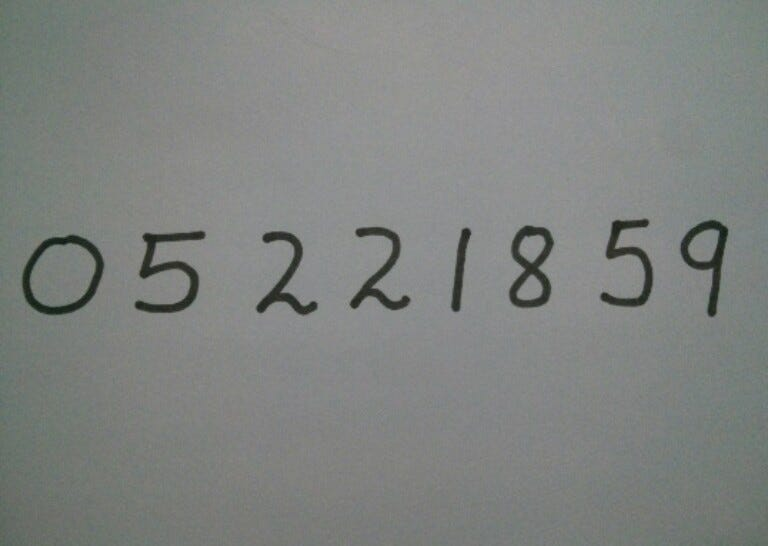
#> input picture image.jpg, 768 x 546 px, found by its file name
$ jupyter execute --allow-errors Predict_.ipynb
#> lines starting #> are read from the running program, lines starting #| are printed output that depends on the picture; after the words box and inside, x2 and y2 are one past the last pixel; in counts of white or black regions, pixels touching at a corner belong together
[cell 1]
import cv2
import tensorflow as tf
import numpy as np
from keras.datasets import mnist
from keras.layers import Dense, Flatten
from keras.layers import Conv2D
from keras.models import Sequential
from keras.utils import to_categorical
import matplotlib.pyplot as plt

#> (a cell that did not finish here is left out)

#> (a cell that did not finish here is left out)

#> (a cell that did not finish here is left out)

#> (a cell that did not finish here is left out)

#> (a cell that did not finish here is left out)

#> (a cell that did not finish here is left out)

#> (a cell that did not finish here is left out)

#> (a cell that did not finish here is left out)

#> (a cell that did not finish here is left out)

[cell 11]
import cv2
import numpy as np
import matplotlib.pyplot as plt

image = cv2.imread('D:\Project\Hand_Written_Classification\image.jpg')
#> image is the input picture: shape (546, 768, 3); mean B, G, R 128.4, 130.9, 127.7
gray = cv2.cvtColor(image.copy(), cv2.COLOR_BGR2GRAY)
ret, thresh = cv2.threshold(gray.copy(), 75, 255, cv2.THRESH_BINARY_INV)
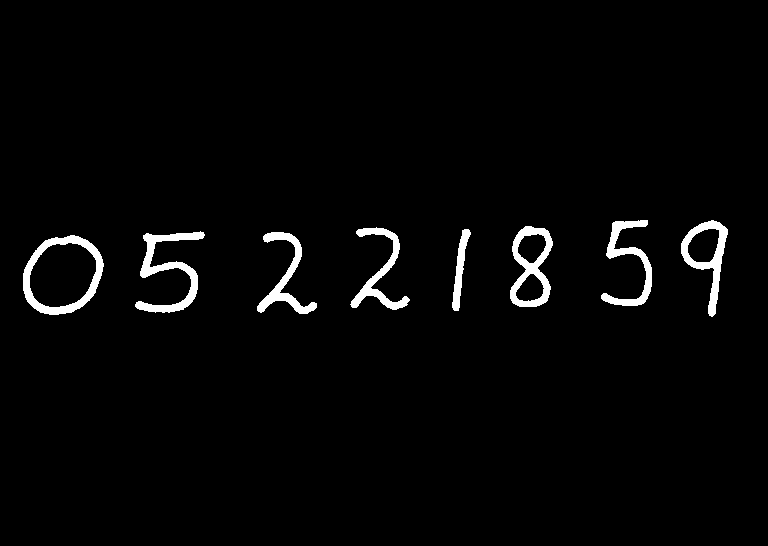
#> thresh: shape (546, 768); 2.5% white; 8 white regions
contours, _ = cv2.findContours(thresh.copy(), cv2.RETR_EXTERNAL, cv2.CHAIN_APPROX_SIMPLE)
#> contours = 8 contours; box (x1, y1, x2, y2) and area: (23, 235, 104, 315) 4868, (510, 226, 553, 307) 2425, (681, 220, 728, 317) 2006, (135, 231, 205, 313) 1466, (601, 220, 652, 306) 1118, (257, 232, 317, 314) 1089, (350, 227, 410, 310) 1064, (452, 229, 471, 311) 520

preprocessed_digits = []

for c in contours:
    x, y, w, h = cv2.boundingRect(c)

    # Creating a rectangle around the digit in the original image (for displaying the digits fetched via contours)
    cv2.rectangle(image, (x, y), (x + w, y + h), color=(0, 255, 0), thickness=2)

    # Cropping out the digit from the image corresponding to the current contours in the for loop
    digit = thresh[y:y + h, x:x + w]

    # Resizing that digit to (18, 18)
    resized_digit = cv2.resize(digit, (18, 18))

    # Padding the digit with 5 pixels of black color (zeros) on each side to finally produce the image of (28, 28)
    padded_digit = np.pad(resized_digit, ((5, 5), (5, 5)), "constant", constant_values=0)

    # Adding the preprocessed digit to the list of preprocessed digits
    preprocessed_digits.append(padded_digit)
#> this loop made 8 passes
#> (x, y, w, h) on passes 1 to 8: (23, 235, 81, 80), (257, 232, 60, 82), (135, 231, 70, 82), (452, 229, 19, 82), (350, 227, 60, 83), (510, 226, 43, 81), (681, 220, 47, 97), (601, 220, 51, 86)
#> pass 1, `digit = thresh[y:y + h, x:x + w]`:
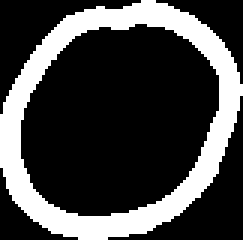
#> digit: shape (80, 81) (shown 3 times larger); 26.4% white; 1 white region, box (x1, y1, x2, y2) and area: (0, 0, 81, 80) 1712
#> pass 1, `padded_digit = np.pad(resized_digit, ((5, 5), (5, 5)), "constant", con..`:
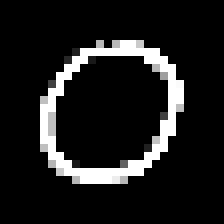
#> padded_digit: shape (28, 28) (shown 8 times larger); min 0, max 255, mean 28.7
#> pass 2, `digit = thresh[y:y + h, x:x + w]`:
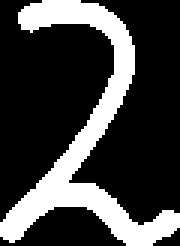
#> digit: shape (82, 60) (shown 3 times larger); 25.1% white; 1 white region, box (x1, y1, x2, y2) and area: (0, 0, 60, 82) 1236
#> pass 2, `padded_digit = np.pad(resized_digit, ((5, 5), (5, 5)), "constant", con..`:
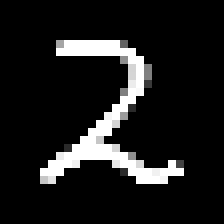
#> padded_digit: shape (28, 28) (shown 8 times larger); min 0, max 255, mean 27.8
#> after the loop:
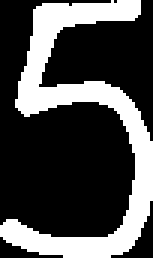
#> digit: shape (86, 51) (shown 3 times larger); 29.5% white; 1 white region, box (x1, y1, x2, y2) and area: (0, 0, 51, 86) 1296
#> after the loop:
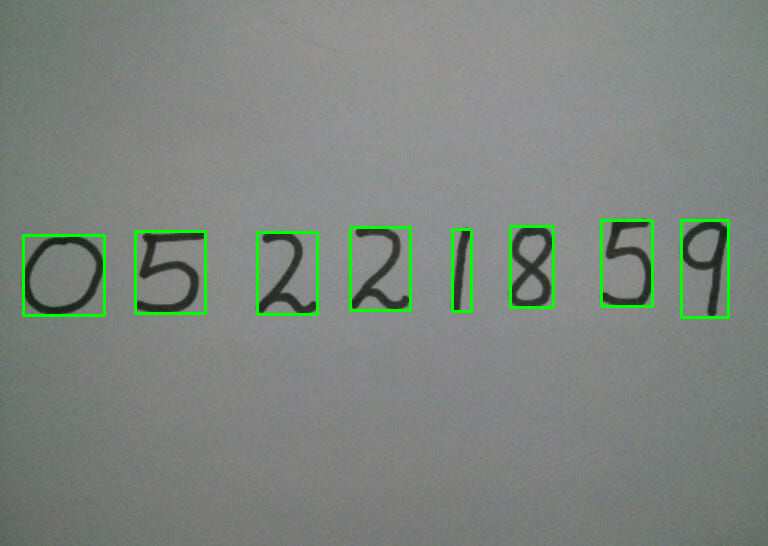
#> image: shape (546, 768, 3); 1.57% of pixels changed, all inside (x1, y1, x2, y2) = (22, 219, 730, 319)
#> after the loop, preprocessed_digits = 8 items

print("\n\n\n----------------Contoured Image--------------------")
plt.imshow(image, cmap="gray")
plt.show()

inp = np.array(preprocessed_digits)
